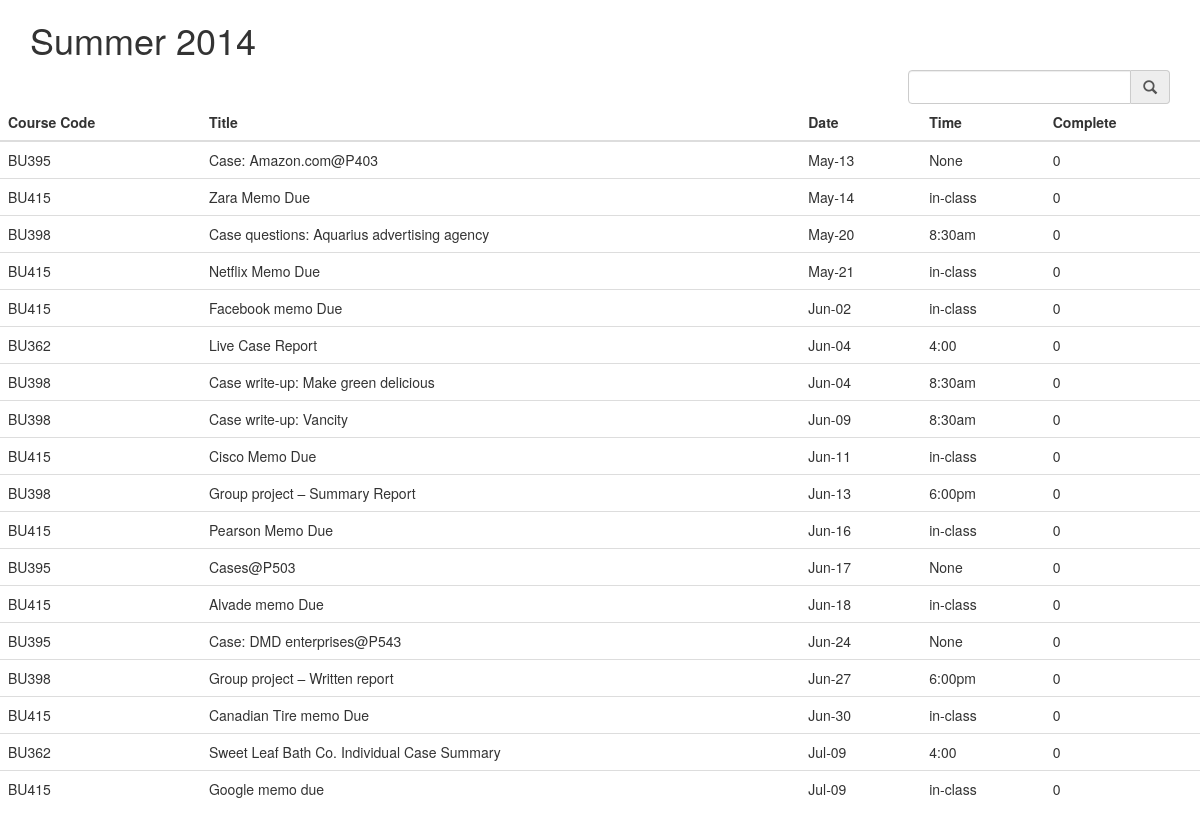
Page /Assignments on the committed database.
### tables this page shows
CREATE TABLE Assignments
            (course_code text, name text,  date text, time text, complete bool);

### index.py (the view)
@app.route('/Assignments')
def show_assignments():
    db = get_db()
    sql = '''SELECT * FROM {0} ORDER BY date'''.format("Assignments")
    cur = db.execute(sql)
    entries = cur.fetchall()
    return render_template('show_assignments.html', entries=entries)

### index.py (called while the page is built)
def get_db():
    top = _app_ctx_stack.top
    if not hasattr(top, 'sqlite_db'):
        sqlite_db = sqlite3.connect(app.config['DATABASE'])
        sqlite_db.row_factory = sqlite3.Row
        top.sqlite_db = sqlite_db
    return top.sqlite_db

@app.teardown_appcontext
def close_db_connection(exception):
    top = _app_ctx_stack.top
    if hasattr(top, 'sqlite_db'):
        top.sqlite_db.close()

def format_datetime(value,format='%b-%d'):
    list_date = value.split('-')
    strdate = date(int(list_date[0]),int(list_date[1]),int(list_date[2]))
    return strdate.strftime(format)

### templates/show_assignments.html (shortened to what this page needs)
{% extends "individual_reading.html" %}
{% block body %}
        <div class="row" >
            <div class="col-md-12">
                 <table class="table" id="homework">
                     <thead>
                      <tr>
                          <th>Course Code</th>
                          <th>Title</th>
                          <th>Date</th>
                          <th>Time</th>
                          <th>Complete</th>
                      </tr>
                      </thead>
                    <tbody>
                    {% for entry in entries %}
                    <tr>
                        <td>{{ entry.course_code }}</td>
                        <td>{{ entry.name }}</td>
                        <td>{{ entry.date|datetimeformat }}</td>
                        <td>{{ entry.time }}</td>
                        <td>{{ entry.complete }}</td>
                    </tr>
                    {% else %}
                    <tr><td><em>Unbelievable.  No entries here so far</em></td></tr>
                    {% endfor %}
                     </tbody>
                 </table>
        </div>
    </div>
{% endblock %}

### rows in the picture
Assignments: course_code "BU395", name "Case: Amazon.com@P403", date "May-13", time "None", complete "0"
Assignments: course_code "BU415", name "Zara Memo Due", date "May-14", time "in-class", complete "0"
Assignments: course_code "BU398", name "Case questions: Aquarius advertising agency", date "May-20", time "8:30am", complete "0"
Assignments: course_code "BU415", name "Netflix Memo Due", date "May-21", time "in-class", complete "0"
Assignments: course_code "BU415", name "Facebook memo Due", date "Jun-02", time "in-class", complete "0"
Assignments: course_code "BU362", name "Live Case Report", date "Jun-04", time "4:00", complete "0"
Assignments: course_code "BU398", name "Case write-up: Make green delicious", date "Jun-04", time "8:30am", complete "0"
Assignments: course_code "BU398", name "Case write-up: Vancity", date "Jun-09", time "8:30am", complete "0"
Assignments: course_code "BU415", name "Cisco Memo Due", date "Jun-11", time "in-class", complete "0"
Assignments: course_code "BU398", name "Group project – Summary Report", date "Jun-13", time "6:00pm", complete "0"
Assignments: course_code "BU415", name "Pearson Memo Due", date "Jun-16", time "in-class", complete "0"
Assignments: course_code "BU395", name "Cases@P503", date "Jun-17", time "None", complete "0"
Assignments: course_code "BU415", name "Alvade memo Due", date "Jun-18", time "in-class", complete "0"
Assignments: course_code "BU395", name "Case: DMD enterprises@P543", date "Jun-24", time "None", complete "0"
Assignments: course_code "BU398", name "Group project – Written report", date "Jun-27", time "6:00pm", complete "0"
Assignments: course_code "BU415", name "Canadian Tire memo Due", date "Jun-30", time "in-class", complete "0"
Assignments: course_code "BU362", name "Sweet Leaf Bath Co. Individual Case Summary", date "Jul-09", time "4:00", complete "0"
Assignments: course_code "BU415", name "Google memo due", date "Jul-09", time "in-class", complete "0"
